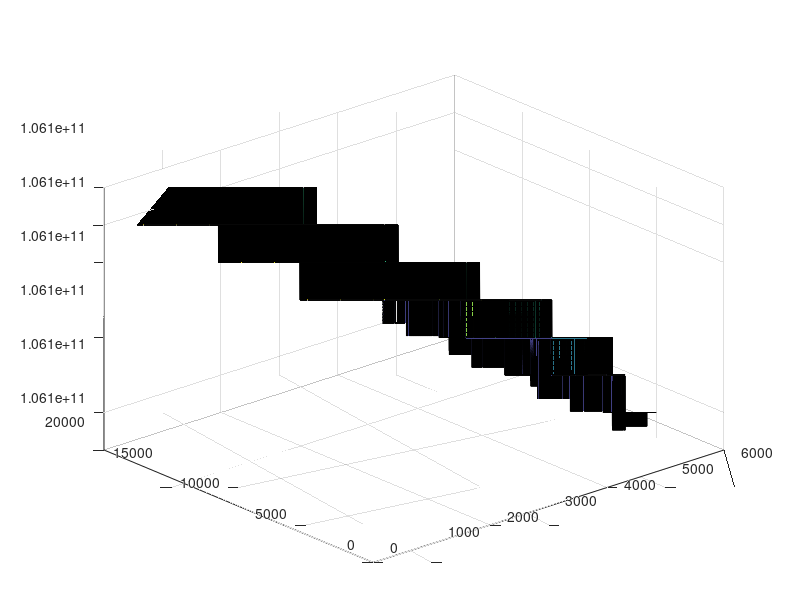

Source code (MATLAB):
[r,f]=meshgrid(530:1:5300,2000:10:20000);
c=15e-9;
r4=10e3;
r2=2*r4;
%rx=f./(20e3.*2.*pi.*cx);
%cx=220e-9;

%r4=(rx.*r4)./r

w=i*2*pi;
z1=r+(1./(w.*c));
z3=r./(1+w.*c.*r);
vd=r4.*z1-r2.*z3;

%vd=sqrt((C1^2.*C3^2.*R1.^2.*R3.^2.*R4^2.*w.^4+C1^2.*R1.^2.*R4^2.*w.^2-2.*C1^2.*R1.*R2.*R3.*R4.*w.^2+C1^2.*R2^2.*R3.^2.*w.^2-2.*C1.*C3.*R2.*R3.^2.*R4.*w.^2+C3^2.*R3.^2.*R4^2.*w.^2+R4^2)./((R2+R4)^2.*C1^2.*w.^2.*(C3^2.*R2^2.*R3.^2.*w.^2+R2^2+2.*R2.*R3+R3.^2)));
surf(r,f,abs(vd))